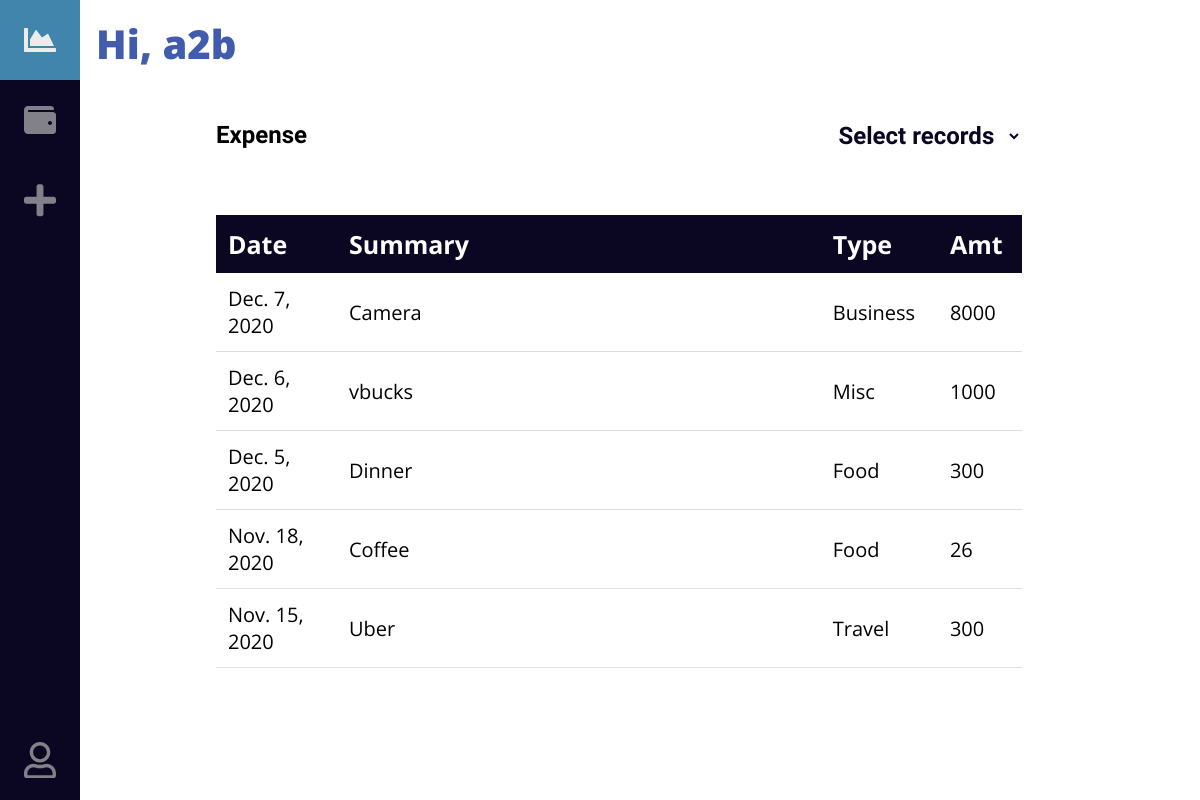
The page /transactions/expense (signed in) on the database its author committed.
### capstone/models.py (models this page shows)
class User(AbstractUser):
    pass

class Expense(models.Model):
    EXP_CHOICES = (
        ('Food','Food'),
        ('Rent','Rent'),
        ('Entertainment','Entertainment'),
        ('Business', 'Business'),
        ('Travel','Travel'),
        ('Misc','Misc')
    )
    user = models.ForeignKey(User, on_delete=models.CASCADE)
    date = models.DateField(auto_now=True)
    summary = models.CharField(max_length=128)
    t_type = models.CharField(max_length=56, choices=EXP_CHOICES)
    amt = models.IntegerField(default=0)

### capstone/views.py (the view)
# urls.py: path('transactions/<str:rec_type>', views.transactions, name='transactions'),
def transactions(request,rec_type):
    if rec_type == 'expense':
        trans_list = Expense.objects.all().filter(
            user = request.user ).order_by('id').reverse()
        return render(request, "capstone/transactions.html", {'trans': trans_list})
    elif rec_type == 'income':
        trans_list = Income.objects.all().filter(user=request.user).order_by('id').reverse()
        return render(request, "capstone/transactions.html", {'trans': trans_list})

### capstone/templates/capstone/transactions.html (shortened to what this page needs)
{% extends "capstone/layout.html" %} {% load static%} {% block links %}
<link href="{% static 'capstone/css/index.css' %}" rel="stylesheet" />
<link href="{% static 'capstone/css/transactions.css' %}" rel="stylesheet" />
{% endblock %}{% block main %}
<span class="top-name">Hi, {{user.username}}</span>
<div class="dropdown">
  <span id="record">Expense</span>
  <select name="rec-type" id="rec-type">
    <option>Select records</option>
  </select>
</div>
<table>
  <thead>
    <th>Date</th>
    <th>Summary</th>
    <th>Type</th>
    <th>Amt</th>
  </thead>
  <tbody>
    {% for t in trans %}
    <tr>
      <td class="table_date">{{t.date}}</td>
      <td class="table_summ">{{t.summary}}</td>
      <td class="table_type">{{t.t_type}}</td>
      <td class="table_amt">{{t.amt}}</td>
    </tr>
    {% endfor %}
  </tbody>
</table>
{% endblock %}

### capstone/templates/capstone/layout.html (shortened to what this page needs)
{%load static%}
<!DOCTYPE html>
<html lang="en">
<head>
    <link href="{% static 'capstone/css/layout.css' %}" rel="stylesheet">
    {% block links %}
    {% endblock %}
</head>
<body>
    <nav class="navbar">
        <ul class="navbar-nav">
            <li class="nav-item">
                <a href="{% url 'index' %}" class="nav-link">
                </a>
            </li>
            <li class="nav-item">
                <a href="{% url 'transactions' rec_type='expense' %}" class="nav-link">
                </a>
            </li>
            <li class="nav-item">
                <a href="{% url 'newentry' %}" class="nav-link">
                </a>
            </li>
            <li class="nav-item">
                <a href="{% url 'logout' %}" class="nav-link">
                </a>
            </li>
        </ul>
    </nav>
    <main>
        {% block main %}
        {% endblock %}
    </main>
</body>
</html>

### capstone/static/capstone/css/layout.css (style rules this page uses)
:root { font-size: 16px; font-family: "Open Sans"; --text-primary: #b6b6b6; --text-secondary: #ececec; --bg-primary: #0b0722; --bg-secondary: #4185ad; }
body { color: black; background-color: white; margin: 0; padding: 0; }
main { margin-left: 5rem; padding: 1rem; margin-right: 5rem; }
.navbar { position: fixed; width: 5rem; height: 100vh; background-color: var(--bg-primary); transition: 200ms ease; }
.navbar-nav { list-style: none; padding: 0; margin: 0; display: flex; flex-direction: column; align-items: center; height: 100%; }
.nav-item { width: 100%; }
.nav-item:last-child { margin-top: auto; }
.nav-link { display: flex; align-items: center; height: 5rem; color: var(--text-primary); text-decoration: none; filter: grayscale(100%) opacity(0.7); transition: var(--transition-speed); }
.nav-link svg { min-width: 2rem; margin: 0 1.5rem; }

### capstone/static/capstone/css/index.css (style rules this page uses)
.top-name { height: 50px; margin-right: 5%; text-align-last: right; font-weight: 800; color: #415bad; font-family: "Open Sans", arial; font-size: 40px; }

### capstone/static/capstone/css/transactions.css (style rules this page uses)
table { margin: 8vh 15vh 0 15vh; border-collapse: collapse; width: 80%; font-family: "Open Sans", arial; }
thead { font-size: 25px; font-weight: bold; height: 30px; text-align: left; color: white; background-color: #0b0722; }
tbody { font-size: 20px; }
tbody tr { border-bottom: 1px solid #dddddd; }
th, td { padding: 12px 12px; }
.table_date { width: 15%; }
.table_summ { width: 60%; }
.dropdown { margin-left: 15vh; margin-top: 50px; width: 80%; display: flex; justify-content: space-between; position: relative; font-family: "Quicksand", arial; }
.dropdown span { font-size: 1.5rem; font-weight: bold; }
#rec-type { border: none; outline: none; background-color: transparent; width: 200px; height: auto; text-align: center; text-align-last: center; font-family: "Quicksand"; font-size: 1.5rem; font-weight: bold; color: #0b0722; }

### rows shown on the page
User: username "a2b"
Expense: date "Dec. 7, 2020", summary "Camera", t_type "Business", amt "8000"
Expense: date "Dec. 6, 2020", summary "vbucks", t_type "Misc", amt "1000"
Expense: date "Dec. 5, 2020", summary "Dinner", t_type "Food", amt "300"
Expense: date "Nov. 18, 2020", summary "Coffee", t_type "Food", amt "26"
Expense: date "Nov. 15, 2020", summary "Uber", t_type "Travel", amt "300"
